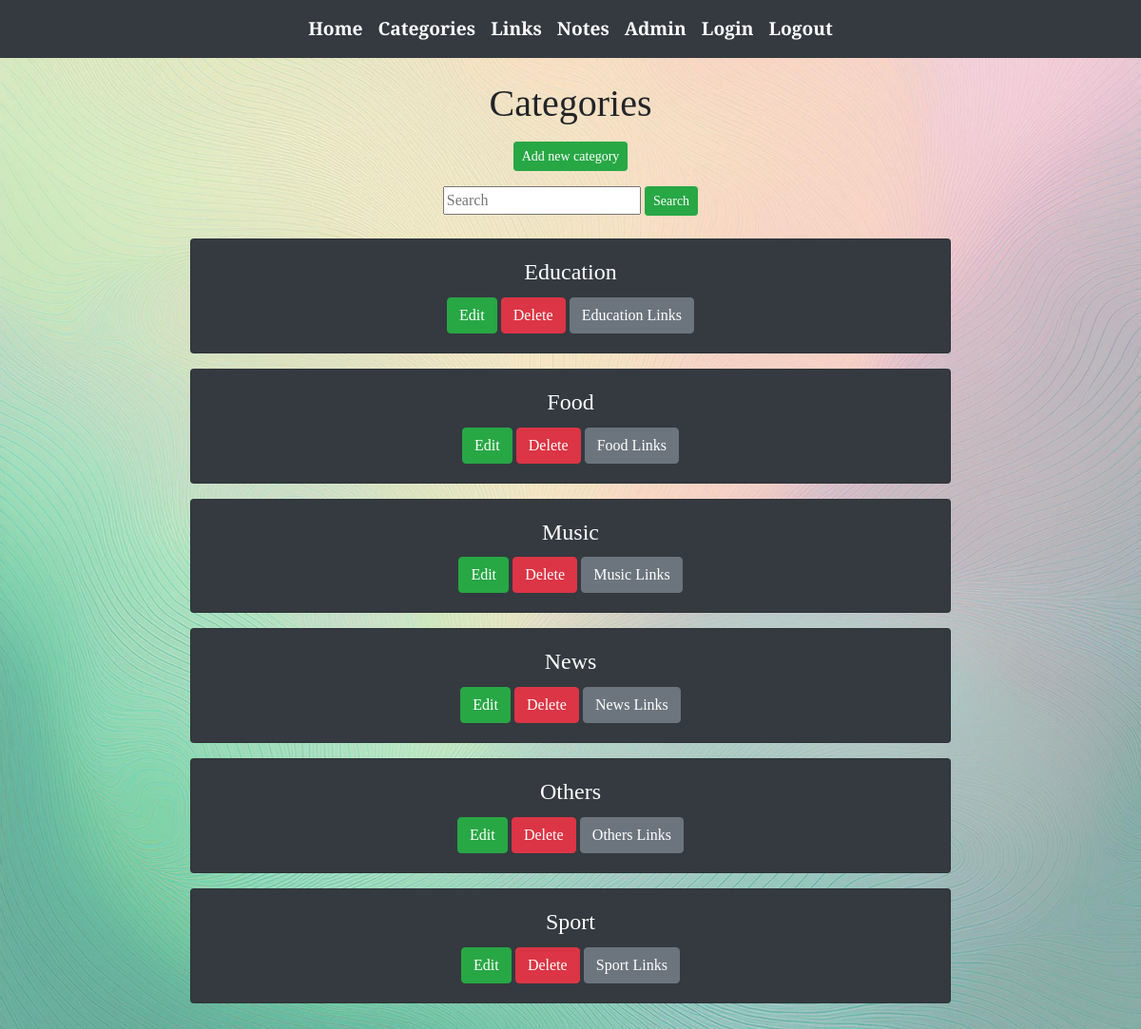
The page /categories/ (signed in) on the database as committed earlier.
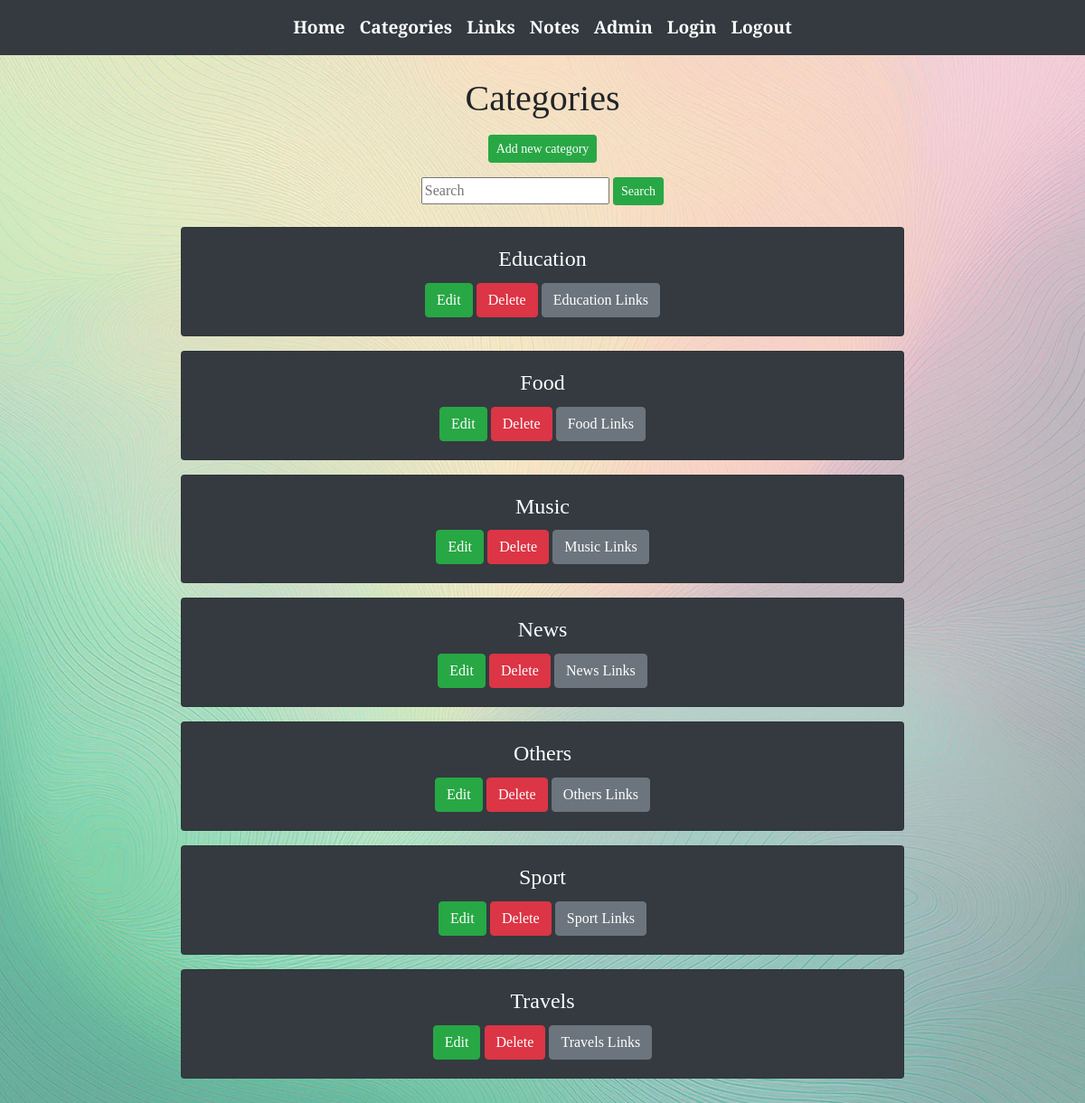
The same page on the database as committed later.
### app/models.py (models this page shows, shortened)
class Category(models.Model):
    categoryname = models.CharField(max_length=50, default = "link")

### app/views.py (the view)
# urls.py: path('categories/', categorylistview, name='categories'),
def categorylistview(request):
    if not request.user.is_authenticated:
        return render(request, 'loginpage.html')
    else:
        categorylist = Category.objects.all().order_by('categoryname')
        context = {'categories': categorylist}
        return render(request,'categorylist.html', context)

### app/templates/categorylist.html (shortened to what this page needs)
{% extends 'index.html' %}
{% block content %}
<div class="container text-center playfair-display-unique1">
    <h1>Categories</h1>
    <div class="d-flex justify-content-center mt-3">
        <button id="add-btn" class="btn btn-success btn-sm" onclick="showaddform()">Add new category</button>
    </div>
    <div class="d-flex justify-content-center mt-3">
        <form method="post" action="{% url 'search-categories' %}">
            <input class="card-text" type="text" placeholder="Search" name="search">
            <input type="submit" value="Search" class="btn btn-success btn-sm">
        </form>
    </div>
    <div class="d-flex flex-column align-items-center mt-4">
        {% for c in categories %}
        <div class="card bg-dark text-white mb-3" style="width: 50rem;">
            <div class="card-body text-center">
                <h4 class="card-title">{{ c.categoryname }}</h4>
                <a href="/edit-category-get/{{ c.id }}/" class="btn btn-success">Edit</a>
                <a href="/confirm-delete-category/{{ c.id }}/" class="btn btn-danger">Delete</a>
                <a href="/links-by-category/{{ c.id }}/" class="btn btn-secondary">{{ c.categoryname }} Links</a>
            </div>
        </div>
        {% empty %}
        <div class="card bg-dark text-white" style="width: 50rem;">
            <div class="card-body">
                <p class="card-text">No categories found in the database</p>
            </div>
        </div>
        {% endfor %}
    </div>
</div>
{% endblock %}

Rows that differ between the two databases and show on the page:
added Category: categoryname "Travels"
